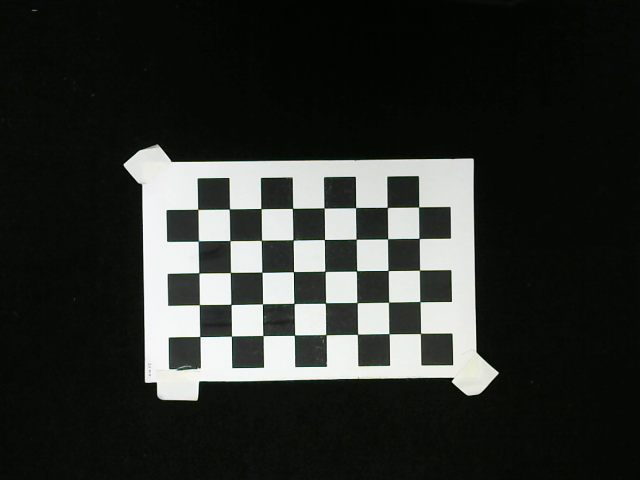
#> input picture HaoYing_v2/CalibrationImageStandard.png, 640 x 480 px, given in place of the camera
$ python Grayimg_edgeDetection_20230418165140.py
#> lines starting #> are read from the running program, lines starting #| are printed output that depends on the picture; after the words box and inside, x2 and y2 are one past the last pixel; in counts of white or black regions, pixels touching at a corner belong together
import cv2
import numpy as np
import os

clearConsole = lambda: os.system('cls' if os.name in ('nt', 'dos') else 'clear')

def nothing(x):
    pass

cap = cv2.VideoCapture(0)
if not cap.isOpened():
    print("Cannot open camera")
    exit()


# cv2.namedWindow('Setting')  # 命名視窗名稱
# cv2.createTrackbar('min_size', 'Setting', 0, 500, nothing)
# cv2.createTrackbar('max_size', 'Setting', 400, 1000, nothing)

## 篩選輪廓
def delet_contours(contours, delete_list):
    delta = 0
    for i in range(len(delete_list)):
        # print("i= ", i)
        contours = list(contours)
        del contours[delete_list[i] - delta]
        contours = tuple(contours)
        delta = delta + 1
    return contours


while 1:
    point1 = (156, 94)
    point2  = (504, 359)
    ret, frame = cap.read()
#> frame is the input picture: shape (480, 640, 3); mean B, G, R 44.8, 48.7, 45.4
    frame = frame[point1[1]: point2[1], point1[0]: point2[0]]
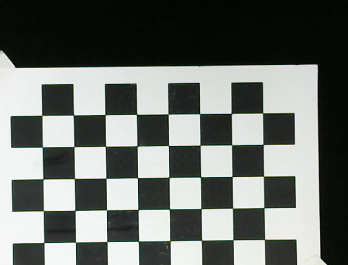
#> frame: shape (265, 348, 3); mean B, G, R 108, 111.6, 107.9

    if not ret:
        print("Can't receive frame (stream  end?). Exiting ...")
        break

    img = cv2.cvtColor(frame, cv2.COLOR_BGR2GRAY)
    ## TODO:用於測試輪廓周長的上下限閾值
    # min_size = cv2.getTrackbarPos('min_size', 'Setting')
    # max_size = cv2.getTrackbarPos('max_size', 'Setting')


    img = cv2.GaussianBlur(img, (3, 3), 1)
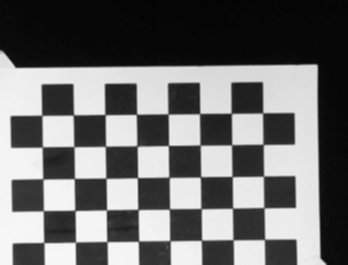
#> img: shape (265, 348); min 4, max 249, mean 110
    ret, binary = cv2.threshold(img, 80, 255, cv2.THRESH_BINARY_INV)  # 使用Binary來
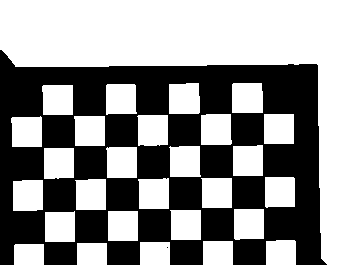
#> binary: shape (265, 348); 56.3% white; 2 black regions (1 under 20 px), largest, box (x1, y1, x2, y2) and area: (0, 50, 327, 265) 40254
    element = cv2.getStructuringElement(cv2.MORPH_RECT, (3, 3)) # 返回指定形状和尺寸的结构元素
    binary = cv2.morphologyEx(binary, cv2.MORPH_CLOSE, element)
#> binary: shape (265, 348); 56.4% white; 1 black region

    cv2.imshow("binary", binary)

    contours, hierarchy = cv2.findContours(binary, cv2.RETR_TREE, cv2.CHAIN_APPROX_NONE)
#> contours = 28 contours; largest, box (x1, y1, x2, y2) and area: (0, 0, 348, 265) 27888, (106, 147, 137, 178) 872, (169, 83, 200, 114) 871, (201, 114, 232, 145) 870, (169, 146, 201, 177) 865

    # [11 lines of commented-out code are left out]
    min_size = 136
    max_size = 611
    delete_list = []
    for i in range(len(contours)):
        if (cv2.arcLength(contours[i], True) < min_size) or (cv2.arcLength(contours[i], True) > max_size):
            delete_list.append(i)
#> this loop made 28 passes
#> after the loop, delete_list = 28 values from 0 to 27

    contours = delet_contours(contours, delete_list)
#> the loop in delet_contours, `for i in range(len(delete_list)): # print("i= ", i)` made 28 passes
#> after the loop in delet_contours, `for i in range(len(delete_list)):`: delta = 28
#> contours = ()
    # print(len(contours), "contours left after length filter")


    for i in range(len(contours)):
        try:
            print(cv2.arcLength(contours[i], True))
            moment = cv2.moments(contours[ i])
            pt = (int(moment['m10'] / moment['m00']), int(moment['m01'] / moment['m00']))
            cv2.circle(frame, pt, 2, (0,0,255), 2)
            text = "(" + str(pt[0]) + ", " + str(pt[1]) + ")"
            cv2.putText(frame, text, (pt[0]+10, pt[1]+10), cv2.FONT_HERSHEY_PLAIN, 1.5, (255, 255, 255), 1, 8, 0);
        except:
            print('There is no target')
#> this loop made 0 passes

    cv2.drawContours(frame, contours, -1, (0,0,255), 5)
    cv2.imshow("Result", frame)
    clearConsole()

    if cv2.waitKey(1) & 0xFF == ord('q'):
#> (key q is pressed here)
        break

cv2.destroyAllWindows()
